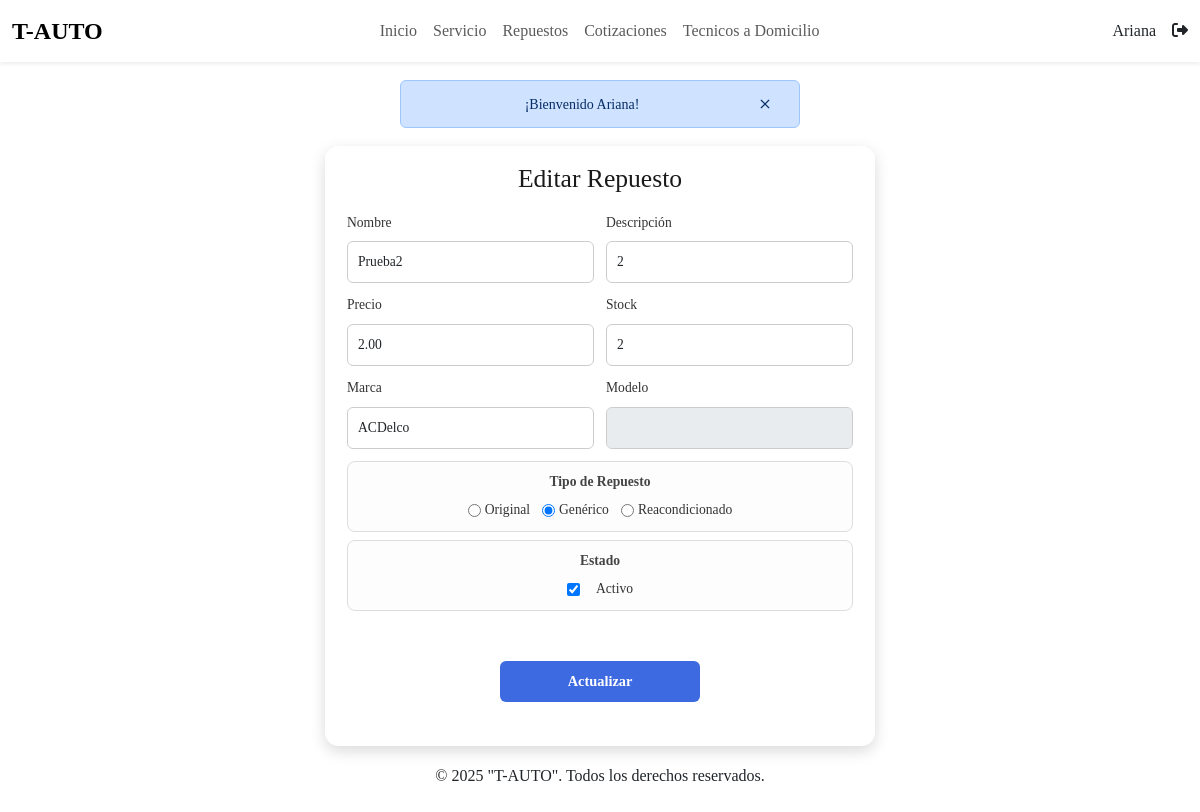
Screenshot of /index.php?c=repuestos&f=view_edit&id=28 (signed in) with the database file from the repository.
### tables this page shows
CREATE TABLE `repuestos` (
  `rep_id` int(11) NOT NULL,
  `rep_nombre` varchar(40) NOT NULL,
  `rep_descripcion` varchar(100) DEFAULT NULL,
  `rep_precio` decimal(10,2) NOT NULL,
  `rep_stock` int(11) NOT NULL,
  `rep_tipoRepuesto` varchar(20) NOT NULL,
  `rep_idMarca` int(3) NOT NULL,
  `rep_idModelo` int(3) NOT NULL,
  `rep_estado` tinyint(1) NOT NULL DEFAULT 1,
  `rep_fechaRegistro` date NOT NULL DEFAULT curdate(),
  `rep_fechaActualizacion` date DEFAULT NULL
);

CREATE TABLE `marcas` (
  `mar_id` int(11) NOT NULL,
  `mar_nombre` varchar(100) NOT NULL,
  `mar_codigo` varchar(20) DEFAULT NULL,
  `mar_telefono` varchar(20) DEFAULT NULL,
  `mar_email` varchar(100) DEFAULT NULL,
  `mar_descripcion` varchar(255) DEFAULT NULL,
  `mar_fechaCreacion` datetime DEFAULT NULL,
  `mar_fechaActualizacion` datetime DEFAULT NULL,
  `mar_estado` tinyint(1) NOT NULL DEFAULT 1
);

### controller/RepuestosController.php (called while the page is built, shortened)
<?php
require_once 'model/dao/RepuestosDAO.php';
require_once 'model/dao/MarcaDAO.php';
class RepuestosController
{
    private $model;
    private $modelMarca;
    public function __construct()
    {
        $this->model = new RepuestosDAO();
        $this->modelMarca = new MarcaDAO();
    }
    public function view_edit()
    {
        $id = trim($_GET['id']);
        $rep = $this->model->selectOne($id);
        $marcas = $this->modelMarca->selectAll("");
        $datosFormulario = [
            'id' => $rep['rep_id'],
            'nombre' => $rep['rep_nombre'],
            'descripcion' => $rep['rep_descripcion'],
            'precio' => $rep['rep_precio'],
            'stock' => $rep['rep_stock'],
            'tipoRepuesto' => $rep['rep_tipoRepuesto'],
            'marca' => $rep['rep_idMarca'],
            'modelo' => $rep['rep_idModelo'],
            'estado' => $rep['rep_estado'] ?? 0,
        ];
        require_once VREPUESTOS . "editar.php";
    }
}
?>

### index.php (called while the page is built, shortened)
<?php
$funcion = (!empty($_REQUEST['f'])) ? htmlentities($_REQUEST['f']) : FUNCION_PRINCIPAL;
$cont = new $controlador();
$cont->$funcion();
?>

### config/Conexion.php (called while the page is built)
<?php
class Conexion {
    public static function getConexion() {
        $dsn = 'mysql:host=localhost;port=3306;dbname=' . DBNAME;
        $conexion = null;
        try {
            $conexion = new PDO($dsn, DBUSER, DBPASSWORD);
             $conexion->setAttribute(PDO::ATTR_ERRMODE, PDO::ERRMODE_EXCEPTION);
        } catch (Exception $e) {
            echo $e;
            die("error " . $e->getMessage());
        }
        return $conexion;
    }
}

### model/dao/RepuestosDAO.php (called while the page is built, shortened)
<?php
require_once 'config/Conexion.php';
class RepuestosDAO {
    private $conx;
    public function __construct() {
        $this->conx = conexion::getConexion();
    }
    public function selectOne($id) {
        try {
            $sql = "SELECT * FROM repuestos WHERE rep_id = :id";
            $stmt = $this->conx->prepare($sql);
            $stmt->bindParam(":id", $id, PDO::PARAM_INT);
            $stmt->execute();
            $resultado = $stmt->fetch(PDO::FETCH_ASSOC);
            return $resultado;
        } catch (PDOException $ex) {
            error_log("Error en SelectOne RepuestoDAO: " . $ex->getMessage());
            return false;
        }
    }
}
?>

### model/dao/MarcaDAO.php (called while the page is built)
<?php
require_once 'config/Conexion.php';
class MarcaDAO{
    private $conx;
    public function __construct(){
        $this->conx = Conexion::getConexion();
    }
    public function selectAll($parametro){
        try{
            $sql = "SELECT mar_id, mar_nombre FROM marcas";
            $stmt = $this->conx->prepare($sql);
            $stmt->execute();
            $resultado = $stmt->fetchAll(PDO::FETCH_OBJ);
            return $resultado;
        }catch(PDOException $ex){
            echo "Error en selectAll MarcaDAO: " . $ex->getMessage();
            return [];
        }
    }
}
?>

### view/repuesto/repuesto.editar.php (the view, shortened to what this page needs)
<body class="form-replacement">
<main class="contenedor">
  <section class="container-form">
    <h2>Editar Repuesto</h2>
    <form class="form" action="index.php?c=repuestos&f=edit" method="POST" name="formulario-editar" id="formulario-editar" novalidate>
      <div class="form-section">
        <div class="form-group">
          <label for="nombre">Nombre</label>
          <input type="text" name="nombre" id="nombre" class="form-control" value="<?= $datosFormulario['nombre'] ?>">
        </div>
        <div class="form-group">
          <label for="descripcion">Descripción</label>
          <input type="text" name="descripcion" id="descripcion" class="form-control" value="<?= $datosFormulario['descripcion'] ?>">
        </div>
      </div>
      <div class="form-section">
        <div class="form-group">
          <label for="precio">Precio</label>
          <input type="text" name="precio" id="precio" class="form-control" value="<?= $datosFormulario['precio'] ?>">
        </div>
        <div class="form-group">
          <label for="stock">Stock</label>
          <input type="text" name="stock" id="stock" class="form-control" value="<?= $datosFormulario['stock'] ?>">
        </div>
      </div>
      <div class="form-section">
        <div class="form-group">
          <label for="marca">Marca</label>
          <select id="marca" name="marca" class="form-control">
            <?php foreach ($marcas as $mar): ?>
              <option value="<?= $mar->mar_id ?>" <?= ($datosFormulario['marca'] == $mar->mar_id) ? 'selected' : '' ?>>
                <?= $mar->mar_nombre ?>
              </option>
            <?php endforeach; ?>
          </select>
        </div>
        <div class="form-group">
          <label for="modelo">Modelo</label>
          <select id="modelo" name="modelo" class="form-control" <?= empty($modelos) ? 'disabled' : '' ?> data-selected="<?= $datosFormulario['modelo'] ?>">
          </select>
        </div>
      </div>
      <fieldset class="fieldset-radio">
        <legend>Tipo de Repuesto</legend>
        <div class="radio-group">
          <label class="radio-label">
            <input type="radio" name="tipoRepuesto" value="Original" <?= ($datosFormulario['tipoRepuesto'] == 'Original') ? 'checked' : '' ?>> Original
          </label>
          <label class="radio-label">
            <input type="radio" name="tipoRepuesto" value="Generico" <?= ($datosFormulario['tipoRepuesto'] == 'Generico' || $datosFormulario['tipoRepuesto'] == 'Genérico') ? 'checked' : '' ?>> Genérico
          </label>
          <label class="radio-label">
            <input type="radio" name="tipoRepuesto" value="Reacondicionado" <?= ($datosFormulario['tipoRepuesto'] == 'Reacondicionado') ? 'checked' : '' ?>> Reacondicionado
          </label>
        </div>
      </fieldset>
      <fieldset class="fieldset-radio">
        <legend>Estado</legend>
        <div class="radio-group">
          <input type="checkbox" id="estado" name="estado" value="1" <?= ($datosFormulario['estado'] == '1' || $datosFormulario['estado'] == 1) ? 'checked' : '' ?>>
          <label for="estado" class="radio-label">Activo</label>
        </div>
      </fieldset>
      <div class="form-group">
        <button type="submit" name="btnActualizar" id="btn-form" class="btn-submit">Actualizar</button>
      </div>
    </form>
  </section>
</main>
</body>

### assets/css/styles.css (style rules this page uses)
* { margin: 0; padding: 0; box-sizing: border-box; font-family: 'Times New Roman', Times, serif; }
.form-replacement { background-image: url("https://digitalassets.tesla.com/tesla-contents/image/upload/f_auto,q_auto/Homepage-Promotional-Carousel-Model-3-Desktop-US.png"); background-size: cover; background-position: center; background-attachment: fixed; font-family: 'Segoe UI', Tahoma, Geneva, Verdana, sans-serif; min-height: 100vh; padding-top: 20px; }
.container-form { max-width: 550px; height: 600px; margin: 2px auto; padding: 18px 22px; background-color: rgba(255, 255, 255, 0.85); backdrop-filter: blur(6px); -webkit-backdrop-filter: blur(6px); border-radius: 14px; box-shadow: 0 5px 15px rgba(0, 0, 0, 0.15); text-align: center; }
.container-form h2 { font-size: 1.6rem; margin-bottom: 18px; color: #1a1a1a; }
.form-section { display: flex; gap: 12px; justify-content: space-between; margin-bottom: 10px; }
.form-group { flex: 1; min-width: 45%; text-align: left; display: flex; flex-direction: column; }
.form-group label { font-weight: 500; font-size: 0.85rem; margin-bottom: 8px; color: #333; }
.form-control { padding: 10px 10px; border-radius: 6px; border: 1px solid #ccc; background-color: rgba(255, 255, 255, 0.95); font-size: 0.85rem; }
.fieldset-radio { border: 1px solid #ddd; border-radius: 8px; background-color: #fdfdfd; padding: 10px 12px; margin-top: 8px; text-align: center; }
.fieldset-radio legend { font-weight: bold; color: #444; font-size: 0.85rem; padding: 0 6px; }
.radio-group { display: flex; justify-content: center; flex-wrap: wrap; gap: 12px; margin-top: 6px; }
.radio-label { font-size: 0.85rem; color: #333; display: flex; align-items: center; }
.radio-group input { margin-right: 4px; }
.btn-submit { background-color: #3e6ae1; color: #fff; border: none; padding: 10px 18px; font-size: 0.9rem; font-weight: bold; border-radius: 6px; cursor: pointer; transition: background-color 0.3s ease, transform 0.2s ease; width: 100%; max-width: 200px; margin: 50px auto 0; }

### rows the page displays
repuestos: nombre "Prueba2", precio "2.00", marca "ACDelco", rep_tipoRepuesto "☐ Original", rep_tipoRepuesto "☑ Genérico", rep_tipoRepuesto "☐ Reacondicionado", rep_estado "☑"

### other values shown
$_SESSION['nombre'] "Ariana"
$_SESSION['mensaje'] "¡Bienvenido Ariana!"
